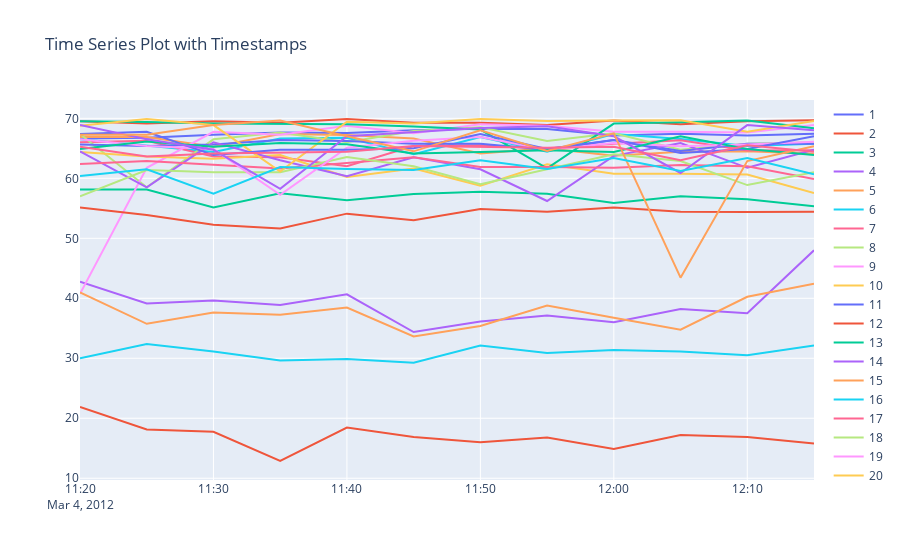

Notebook cell for this chart:
### Code cell
dataset = METR_LA('/notebooks/pytorch_timeseries/data')
import plotly.graph_objects as go

# 假设 dataset.df 是一个包含时间戳和其他数据的 DataFrame
# 并且时间戳是索引
df = dataset.df.copy()
df['avg'] = dataset.df.mean(axis=1)

# 选择要绘制的数据和颜色
# drawed_data = dataset.df.iloc[0:12].copy()
drawed_data = dataset.df.iloc[1000:1012].copy()
# selected_columns = [ 1,2,3,4,5, 6,7,8,9,10,11,12,13,14,15,16,17,18]

# 创建图形
fig = go.Figure()

# 为每个选定的列添加一个线条
for i, col in enumerate(selected_columns):
    fig.add_trace(go.Scatter(x=drawed_data.index, y=drawed_data.iloc[:, col], mode='lines', name=col))

# 更新图形布局
fig.update_layout(title='Time Series Plot with Timestamps')

# 显示图形
fig.show()
